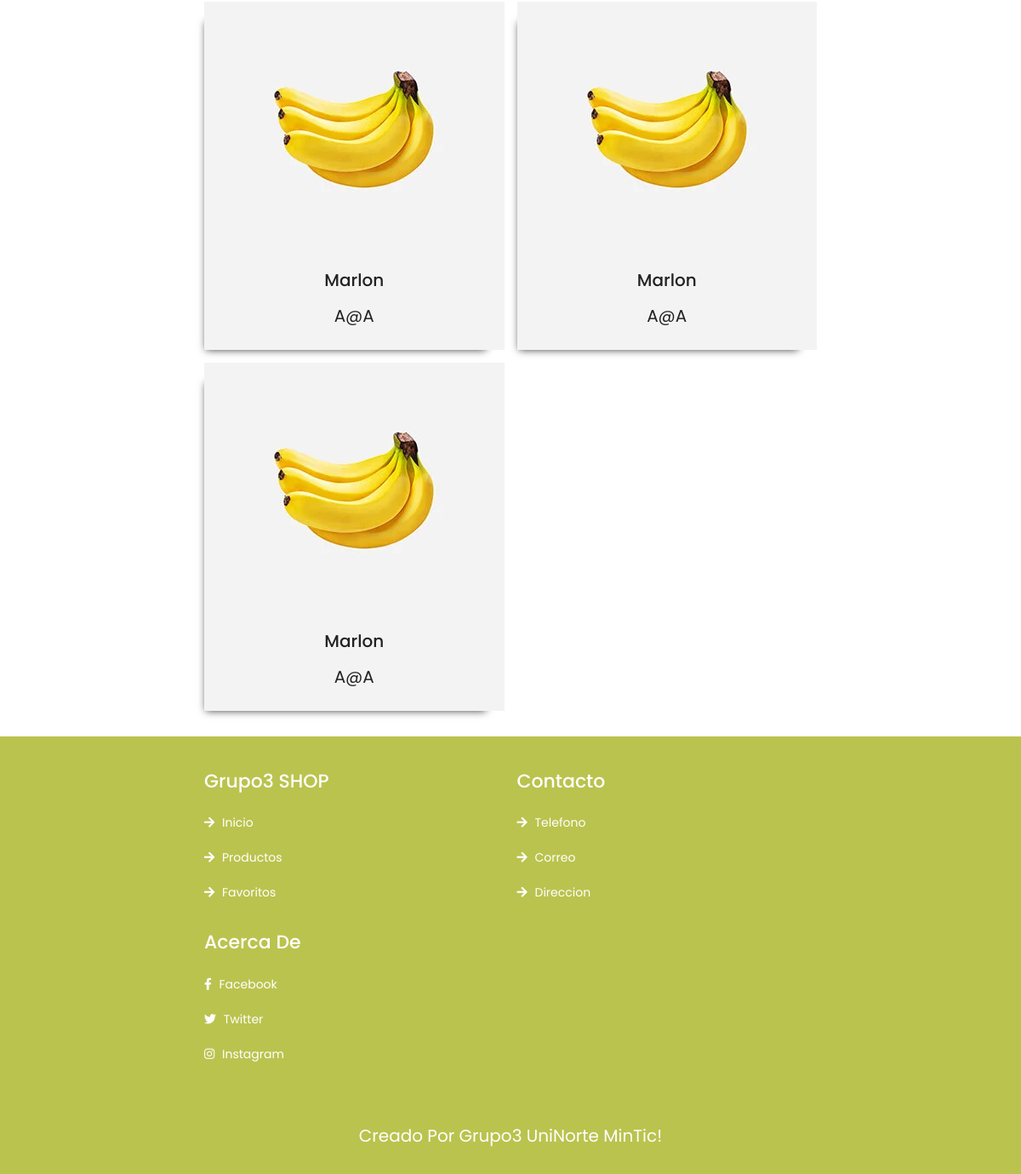
The app's page /producto (signed in, lower part), older data.
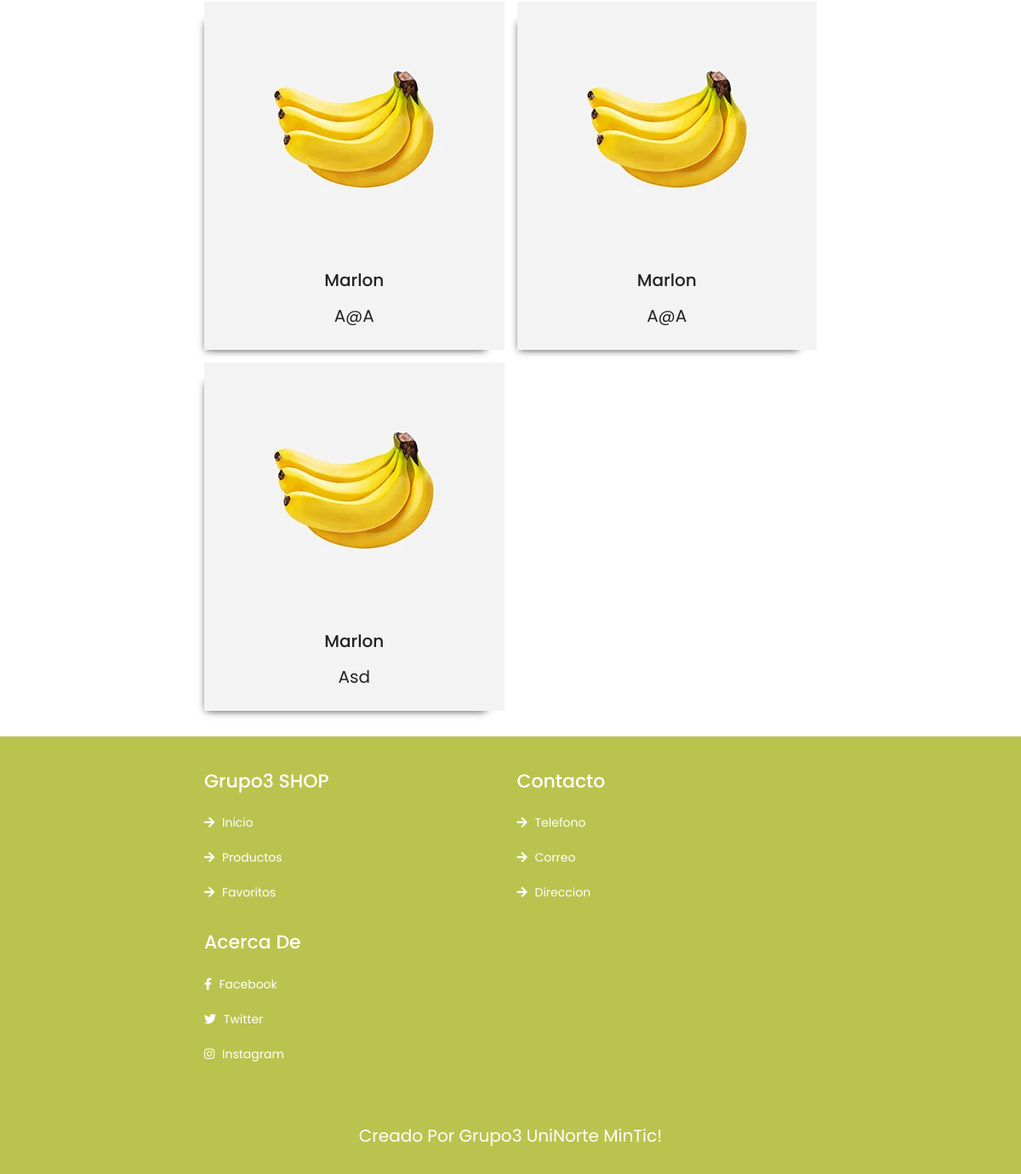
The same page, newer data.
### tables this page shows
CREATE TABLE "productos" (
	"id"	INTEGER,
	"nombre"	TEXT,
	"precio"	TEXT,
	"descripcion"	TEXT,
	"cantidad"	INTEGER,
	"estado"	TEXT,
	"imagen"	BLOB,
	PRIMARY KEY("id" AUTOINCREMENT)
);

### app.py (the view)
@app.route('/producto', methods=['GET'])
def producto():
    conexion.row_factory = sqlite3.Row
    cursor = conexion.cursor()
    cursor.execute("SELECT * FROM productos")
    filas = cursor.fetchall()
    return render_template("producto.html", filas = filas)

### app.py (called while the page is built)
@app.before_request
def verificar():
    ruta = request.path
    if not 'usuario' in session and ruta != "/login" and ruta != "/loguear" and ruta != "/registro" and not ruta.startswith("/static"):
        flash("Inicia sesión para continuar")
        return redirect("/login")

### templates/producto.html (shortened to what this page needs)
{% extends 'base.html' %}
{% block body %}
    <section class="products">
        <div class="box-container">
            {% for fila in filas %}
            <div class="box">
                <div class="image">
                    <img src="{{ url_for('static', filename='img/product-1.jpg') }}" alt="">
                </div>
                <div class="content">
                    <h3>{{fila.nombre}}</h3>
                    <div class="price">{{fila.precio}}</div>
                </div>
            </div>
            {% endfor %}
        </div>
    </section>
{% include 'footer.html' %}
{% endblock %}

Row changes from the older to the newer data that the page shows:
removed productos: nombre "Marlon", precio "A@a"
added productos: nombre "Marlon", precio "Asd"
